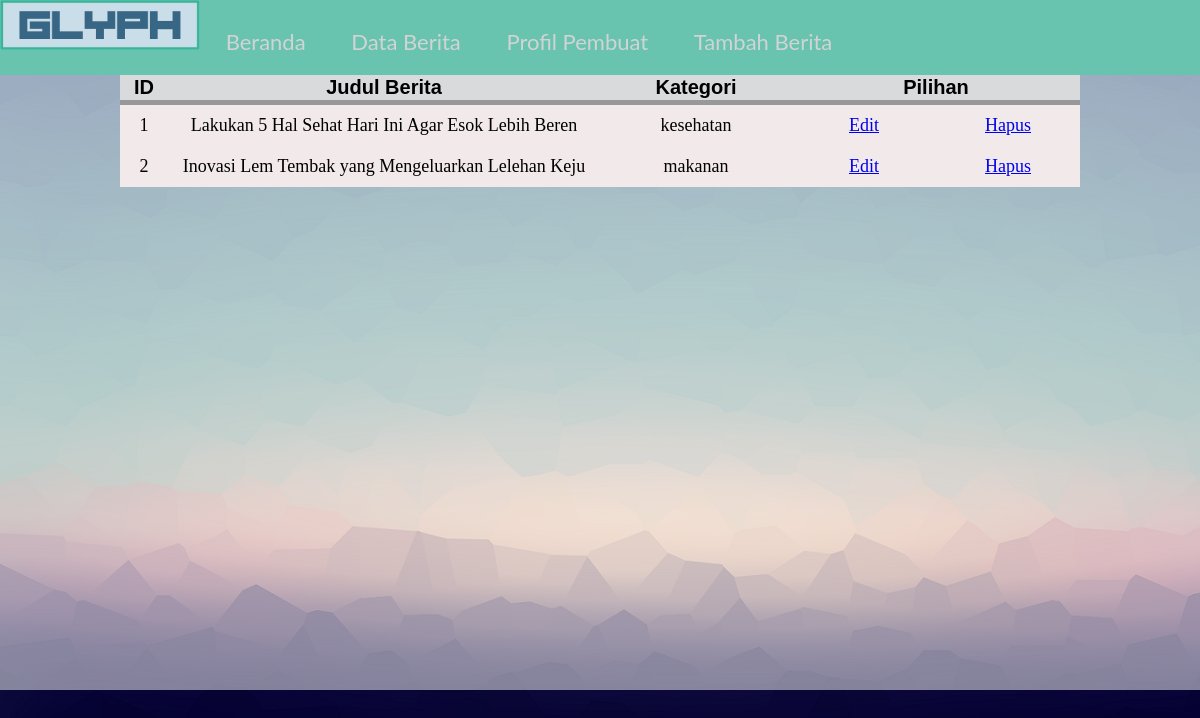
The app's page /news_data.php with its own data.
### tables this page shows
CREATE TABLE IF NOT EXISTS `tb_berita` (
  `ID` int(200) NOT NULL AUTO_INCREMENT,
  `judul` varchar(50) NOT NULL,
  `konten` text NOT NULL,
  `kategori` varchar(50) NOT NULL,
  `sub_judul` text NOT NULL,
  PRIMARY KEY (`ID`)
);

### news_data.php (the view, shortened to what this page needs)
<?php
	require_once "connect.php";
?>
<!DOCTYPE html>
<html>
<head>
</head>
<body>
    <div>
        <div class="header">
			<img src="logoweb2.jpg">
            <a href="index.php"> Beranda </a>
            <a href="news_data.php"> Data Berita </a>
			<a href="about.php"> Profil Pembuat </a>
            <a href="add_berita.php" > Tambah Berita </a>
        </div>
        <div class="content">
            <div class="news-item-overlay" style="margin-top:60px;">
				<?php
					$query = 'SELECT * FROM tb_berita';
					$result = mysqli_query($connect, $query);
					if($result){ ?>
					<table border="0" style="margin:0px auto;border-collapse:collapse;width:80%">
						<tr style="background-color:#D9DADC;">
							<th width="5%">ID</th>
							<th width="45%">Judul Berita</th>
							<th width="20%">Kategori</th>
							<th width="30%" colspan="2">Pilihan</th>
						</tr>
						<?php
							if(mysqli_num_rows($result)) {
							$no = 1;
							while($row = mysqli_fetch_assoc($result)){
						?>
						<tr style="background-color:#F2EAEA;">
							<b><td><?php echo $no; ?></td></b>
							<td><?php echo $row['judul']; ?></td>
							<td><?php echo $row['kategori']; ?></td>
							<td style="width:15%;" class="option-button">
								<a href="edit_news.php?id=<?php echo $row['tb_berita']; ?>">Edit</a>
							</td>
							<td style="width:15%;" class="option-button">
								<a  href="news_data.php?do=hapus&id=<?php echo $row['ID']; ?>">Hapus</a>
							</td>
						</tr>
					<?php
					$no++;
					}
				}
				echo '</table>';
			}
		?>
            </div>
        </div>
    </div>
</body>
</html>

### news_data.php (style rules this page uses)
body { margin: 0px; border: 0px; padding: 0px; background-image: url("background.png"); background-attachment: fixed; }
.news-item-overlay { background-color: rgba(255, 255, 255, 0.5); padding-top: 15px; padding-bottom: 15px; height:600px; }
.header { background-color: #68C4AF; overflow: auto; font-size: 22px; font-family: "Lato", sans-serif; position: fixed; top: 0px; width: 100%; }
div.header a { display: inline-block; transition: 0.3s; color: #D2D3D5; text-align: center; padding: 20px; text-decoration: none; }
td { text-align:center; font-size:18px; padding-top:10px; padding-bottom:10px; }
tr:first-child { border-bottom:5px solid #96989A }
th { text-align:center; font-family:sans-serif; font-size:20px; }
img { width:200px; height:50px; }

### records on screen
tb_berita: judul "Lakukan 5 Hal Sehat Hari Ini Agar Esok Lebih Beren", kategori "kesehatan"
tb_berita: judul "Inovasi Lem Tembak yang Mengeluarkan Lelehan Keju", kategori "makanan"
